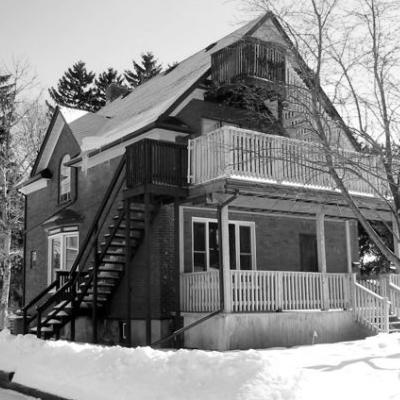
%> input picture my assignments/a5/public_demos 5/house.jpg, 400 x 400 px
$ octave blurring_demo.m   (GNU Octave 9; MATLAB toolbox functions it lacks are replaced by stand-ins)
%> lines starting %> are read from the running program, lines starting %| are printed output that depends on the picture
%% Simple Fourier demos

f = imread('house.jpg');
%> f is the input picture: size 400x400x3 uint8; min 0, max 255, mean 135.3
f = double(f(:,:,1));
%> f: size 400x400 double

figure(1);
imshow(f, []);

%% Take the 2-D DFT

F = fft2(f);

figure(2);
imshow(log(abs(F)), []);
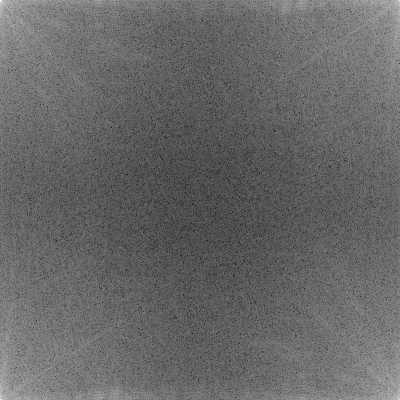
%> displayed picture: size 400x400, on the screen's scale of 0 to 255; min 0, max 255, mean 103.5

%% Set some Fourier coefficients to zero

G = F;
tau = 50;
G(tau:(end-tau+1),:) = 0;
G(:,tau:(end-tau+1)) = 0;

figure(3);
imshow(log(abs(G)), []);

%% Reconstruct the resulting image

g = ifft2(G);
figure(4);
imshow(real(g), []);
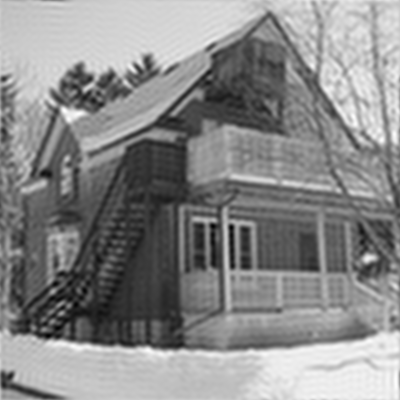
%> displayed picture: size 400x400, on the screen's scale of 0 to 255; min 0, max 255, mean 137.7


%
